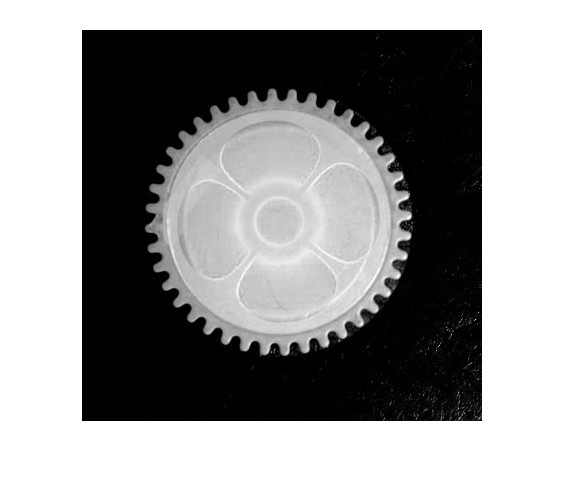
#> input picture gearcount_01.png, 564 x 477 px
$ python gear_threshold.py
#> lines starting #> are read from the running program, lines starting #| are printed output that depends on the picture
import cv2
import numpy as np

gearimage  = cv2.imread('gearcount_01.png');
#> gearimage is the input picture: shape (477, 564, 3); min 0, max 255, mean 143.8

cv2.imshow('Initial Image' , gearimage)

gearGray = cv2.cvtColor(gearimage, cv2.COLOR_BGR2GRAY );

gearBlur = cv2.blur(gearGray, (4, 4 ));
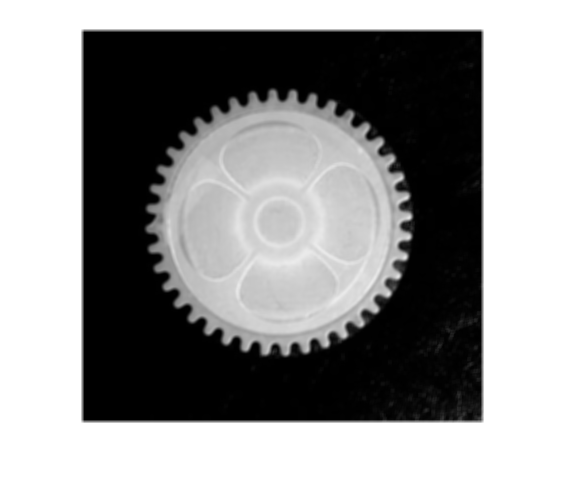
#> gearBlur: shape (477, 564); min 0, max 255, mean 143.9

#> (the run stopped early here; a loop or call above may not have finished)

$ run again, with gearcount_02.png copied over gearcount_01.png
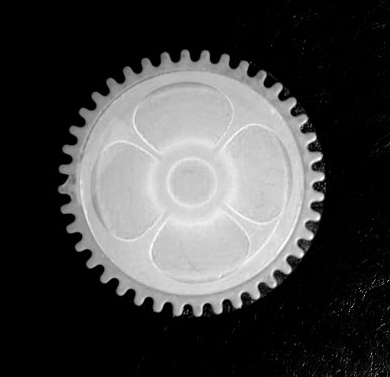
#> input picture gearcount_02.png, 390 x 377 px
#> gearimage is the input picture: shape (377, 390, 3); min 0, max 255, mean 67.7
#> `gearBlur = cv2.blur(gearGray, (4, 4 ));`:
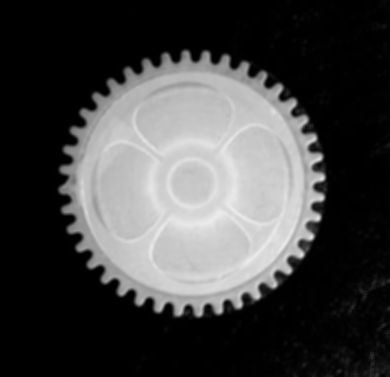
#> gearBlur: shape (377, 390); min 0, max 236, mean 67.7
